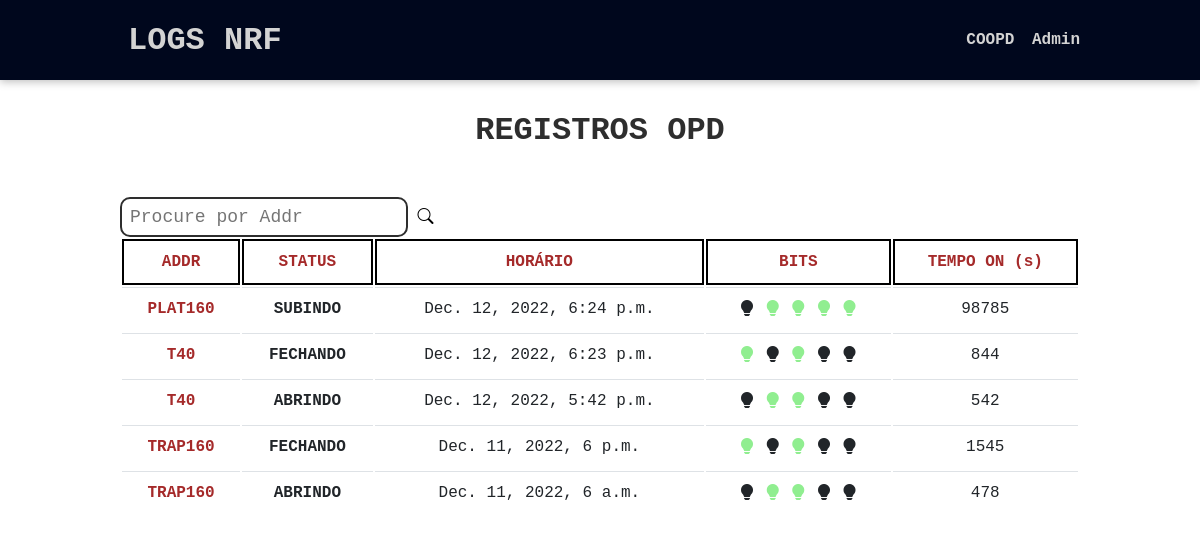
The app's page /, older data.
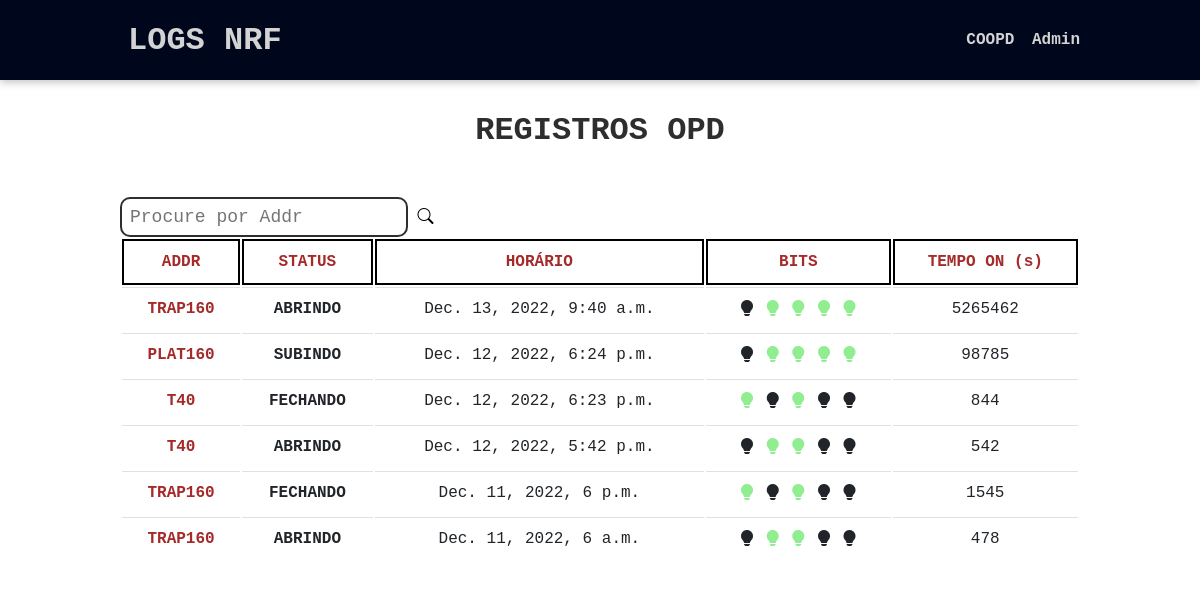
The same page, newer data.
### controle_opd/models.py (models this page shows, shortened)
class ReportModel(models.Model):
    addr = models.ForeignKey(DispModel, on_delete=models.CASCADE, related_name="reports")
    status = models.CharField(max_length=100)
    bits = models.CharField(max_length=50)
    horario = models.DateTimeField()
    timestamp = models.IntegerField()

class DispModel(models.Model):
    addr = models.CharField(max_length=100, unique=True)
    local = models.CharField(max_length=100)
    funcao = models.CharField(max_length=400)
    nome = models.CharField(max_length=100)
    def __str__(self):
        return self.addr

### controle_opd/views.py (the view)
# urls.py: path("", view=views.IndexView.as_view(), name="index"),
class IndexView(ListView):
    template_name = 'controle_opd/index.html'
    model = ReportModel
    ordering = ["-horario"]
    context_object_name = "records"
    paginate_by = 12
    def get_queryset(self):
        queryset = super().get_queryset()
        data = queryset
        return data

### controle_opd/templates/controle_opd/index.html (shortened to what this page needs)
{% extends 'base.html' %}
{% load static %}
{% block css_files %}
<link rel="stylesheet" href="{% static 'index.css' %}" />
<link rel="stylesheet" href="{% static 'records.css' %}"/>
{% endblock css_files %}
{% block content %}
<section id="registers">
    <h2>REGISTROS OPD</h2>
    <div class="table-responsive">
        <input type="text" id="search_addr" onkeyup="filter_func()" placeholder="Procure por Addr">
        <label for="search_addr"><i class="bi bi-search"></i></label>
        <table class="table" id="table_log">
            {% include "controle_opd/partials/table.html" %}
        </table>
    </div>
</section>
{% endblock content %}

### templates/base.html (shortened to what this page needs)
{% load static %}
<!DOCTYPE html>
<html lang="en">
<head>
    <link rel="stylesheet" href="{% static 'app.css' %}" />
    <link rel="stylesheet" href="https://cdn.jsdelivr.net/npm/bootstrap-icons@1.10.2/font/bootstrap-icons.css">
    {% block css_files %}{% endblock css_files %}
</head>
<body>
    <header id="main-nav">
        <h1><a href="{% url 'index' %}">LOGS NRF</a></h1>
        <nav>
            <a href="http://200.131.64.237:8090/" target="_blank">COOPD</a>
            <a href="/admin" target="_blank">Admin</a>
        </nav>
    </header>
    {% block content %}{% endblock content %}
</body>
</html>

### controle_opd/templates/controle_opd/partials/table.html (shortened to what this page needs)
<thead style="color: brown;">
    <tr>
        <th>ADDR</th>
        <th>STATUS</th>
        <th>HORÁRIO</th>
        <th>BITS</th>
        <th>TEMPO ON (s)</th>
    </tr>
</thead>
<tbody>
    {% for rec in records %}
    <tr>
        <td><a href="{% url 'single-addr' rec.addr %}">{{ rec.addr }}</a></td>
        <td><b>{{ rec.status }}</b></td>
        <td>{{ rec.horario }}</td>
        <td>{% for bit in rec.bits %}
            {% if bit == '0' %}<i class="bi bi-lightbulb-fill"></i>
            {% elif bit == '1' %}<i class="bi bi-lightbulb-fill" style="color: lightgreen"></i>
            {% endif %}
            {% endfor %}</td>
        <td>{{ rec.timestamp }}</td>
    </tr>
    {% endfor %}
</tbody>

### static/app.css (style rules this page uses)
* { box-sizing: border-box; }
html { font-family:'Courier New', Courier, monospace; }
body { margin: 0; }
h1, h2, h3 { font-family: 'Courier New', Courier; font-weight: bold; }
#main-nav { width: 100%; height: 5rem; display: flex; justify-content: space-between; align-items: center; padding: 0 10%; position: absolute; top: 0; left: 0; background-color: #00071d; box-shadow: 0 2px 8px rgba(0, 0, 0, 0.25); }
#main-nav a { text-decoration: none; color: lightgray; font-weight: bold; padding-left: 0.5rem; }

### controle_opd/static/index.css (style rules this page uses)
#registers { margin: 7rem auto; width: 90%; max-width: 60rem; }
#registers h2 { text-align: center; font-size: 2rem; color: #2e2e2e; margin: 3rem 0; }
#registers a { color: brown; font-weight: bold; text-decoration: none; }
input { border: 2px solid #2e2e2e; border-radius: 10px; height: 2.5rem; padding-left: 0.5rem; width: 30%; font-family: 'Courier New', Courier; font-size: 18px; }

### controle_opd/static/records.css (style rules this page uses)
.table-responsive { display:block; width:100%; overflow-x:auto; -webkit-overflow-scrolling:touch; }
.table { width:100%; margin-bottom:1rem; color:#212529; background-color:transparent }
.table td, .table th { padding:.75rem; vertical-align:top; border-top:1px solid #dee2e6; text-align: center; }
.table thead th { vertical-align:bottom; border:2px solid #000000 }

Row changes from the older to the newer data that the page shows:
added ReportModel: addr "TRAP160", status "ABRINDO", horario "Dec. 13, 2022, 9:40 a.m.", bits "0 1 1 1 1" (drawn), timestamp "5265462"
